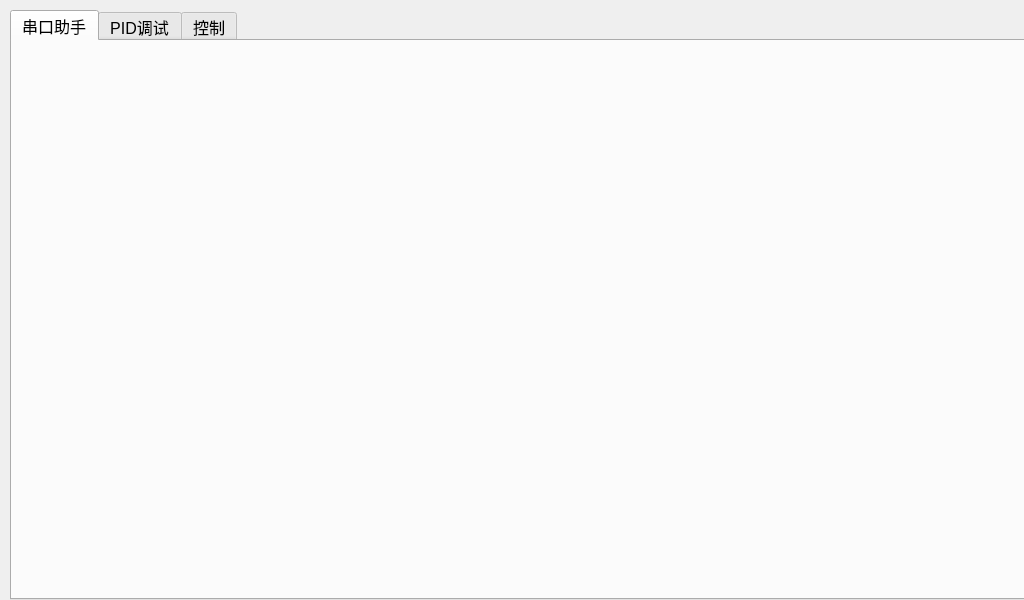
<?xml version="1.0" encoding="UTF-8"?>
<ui version="4.0">
 <class>Widget</class>
 <widget class="QWidget" name="Widget">
  <property name="enabled">
   <bool>true</bool>
  </property>
  <property name="geometry">
   <rect>
    <x>0</x>
    <y>0</y>
    <width>1024</width>
    <height>600</height>
   </rect>
  </property>
  <property name="minimumSize">
   <size>
    <width>1024</width>
    <height>600</height>
   </size>
  </property>
  <property name="maximumSize">
   <size>
    <width>1024</width>
    <height>600</height>
   </size>
  </property>
  <property name="windowTitle">
   <string>by Songgq</string>
  </property>
  <widget class="QTabWidget" name="tabWidget">
   <property name="geometry">
    <rect>
     <x>10</x>
     <y>10</y>
     <width>1020</width>
     <height>590</height>
    </rect>
   </property>
   <property name="minimumSize">
    <size>
     <width>1020</width>
     <height>590</height>
    </size>
   </property>
   <property name="maximumSize">
    <size>
     <width>1020</width>
     <height>590</height>
    </size>
   </property>
   <property name="font">
    <font>
     <pointsize>12</pointsize>
    </font>
   </property>
   <property name="currentIndex">
    <number>0</number>
   </property>
   <widget class="QWidget" name="tab">
    <attribute name="title">
     <string>串口助手</string>
    </attribute>
    <widget class="Serialport" name="Serialportwidget" native="true">
     <property name="geometry">
      <rect>
       <x>10</x>
       <y>10</y>
       <width>1010</width>
       <height>580</height>
      </rect>
     </property>
     <property name="minimumSize">
      <size>
       <width>1010</width>
       <height>580</height>
      </size>
     </property>
     <property name="maximumSize">
      <size>
       <width>1010</width>
       <height>580</height>
      </size>
     </property>
    </widget>
   </widget>
   <widget class="QWidget" name="tab_2">
    <attribute name="title">
     <string>PID调试</string>
    </attribute>
    <widget class="PID" name="PIDwidget" native="true">
     <property name="geometry">
      <rect>
       <x>10</x>
       <y>10</y>
       <width>1010</width>
       <height>580</height>
      </rect>
     </property>
     <property name="minimumSize">
      <size>
       <width>1010</width>
       <height>580</height>
      </size>
     </property>
     <property name="maximumSize">
      <size>
       <width>1010</width>
       <height>580</height>
      </size>
     </property>
    </widget>
   </widget>
   <widget class="QWidget" name="tab_3">
    <attribute name="title">
     <string>控制</string>
    </attribute>
    <widget class="Control" name="Controlwidget" native="true">
     <property name="geometry">
      <rect>
       <x>10</x>
       <y>10</y>
       <width>1010</width>
       <height>580</height>
      </rect>
     </property>
     <property name="minimumSize">
      <size>
       <width>1010</width>
       <height>580</height>
      </size>
     </property>
     <property name="maximumSize">
      <size>
       <width>1010</width>
       <height>580</height>
      </size>
     </property>
    </widget>
   </widget>
  </widget>
 </widget>
 <customwidgets>
  <customwidget>
   <class>Serialport</class>
   <extends>QWidget</extends>
   <header location="global">serialport.h</header>
   <container>1</container>
  </customwidget>
  <customwidget>
   <class>PID</class>
   <extends>QWidget</extends>
   <header location="global">pid.h</header>
   <container>1</container>
  </customwidget>
  <customwidget>
   <class>Control</class>
   <extends>QWidget</extends>
   <header location="global">control.h</header>
   <container>1</container>
  </customwidget>
 </customwidgets>
 <resources/>
 <connections/>
</ui>
